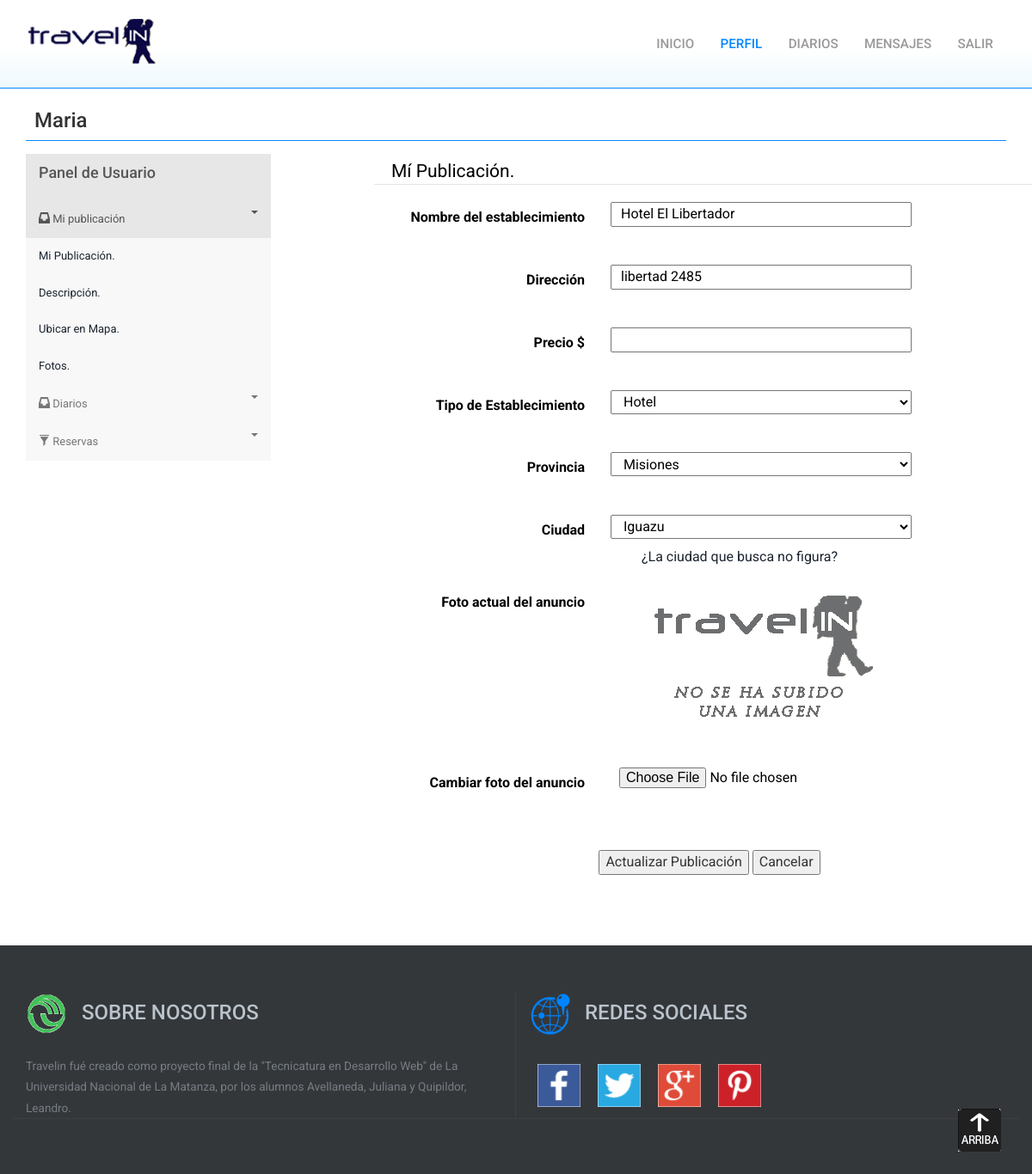
The page /publicacion.php (signed in) on the database its author committed.
### tables this page shows
CREATE TABLE IF NOT EXISTS `establecimiento` (
`idEstableci` int(11) NOT NULL,
  `nombre` varchar(40) DEFAULT NULL,
  `direccion` varchar(40) DEFAULT NULL,
  `lat` float(10,6) DEFAULT NULL,
  `lng` float(10,6) DEFAULT NULL,
  `descripcion` varchar(10000) DEFAULT NULL,
  `idUsuario` int(11) NOT NULL,
  `idTipoEstableci` int(11) NOT NULL,
  `idCiudad` int(11) NOT NULL,
  `precio` float DEFAULT NULL,
  `rutaFotoEstableci` varchar(50) DEFAULT NULL,
  `idEstado` int(11) NOT NULL
);

CREATE TABLE IF NOT EXISTS `tipoestableci` (
`idTipoEstableci` int(11) NOT NULL,
  `descripcion` varchar(20) NOT NULL
);

### coneccion.php (called while the page is built, shortened)
<?php
		class Conexion{
			var $host;
			var $usuario;
			var $contrasena;
			var $baseDatos;
			function Conexion(){
				$this->host="localhost";
				$this->usuario="root";
				$this->contrasena="";
				$this->baseDatos="travelin2";
			}
			function conectarse(){
				$enlace = mysqli_connect($this->host, $this->usuario, $this->contrasena, $this->baseDatos);
				return($enlace);
			}
		}
?>

### publicacion.php (the view, shortened to what this page needs)
<!DOCTYPE HTML>
<html>
<head>
	<?php
		include 'coneccion.php';
		$db = new Conexion();
	?>
<link href="css/bootstrap.css" rel='stylesheet' type='text/css' />
<link href="css/style.css" rel='stylesheet' type='text/css' />
						<link href="css/owl.carousel.css" rel="stylesheet">
		<?php
			$idUsuario = $_SESSION['idUsuario'];
			$sql0 = 'SELECT idEstableci, nombre, direccion, precio, idTipoEstableci, idCiudad, rutaFotoEstableci, COUNT(1) AS cantEstableci FROM establecimiento WHERE idUsuario = '.$idUsuario.' AND idEstado = 2';
			if(!$resul0 = mysqli_query($db->conectarse(), $sql0))
			{
				echo('Ocurrio un error ejecutando el query [' . mysqli_error() . ']');
			}else
				{
					$reg0 = mysqli_fetch_assoc($resul0);
					if($reg0['cantEstableci'] == 1)
					{
						$existeP = 1;
						if(($reg0['idCiudad'] != NULL) || ($reg0['idCiudad'] != ''))
						{
							$sql1 = 'SELECT idProvincia FROM ciudad WHERE id = '.$reg0['idCiudad'];
							if(!$resul1 = mysqli_query($db->conectarse(), $sql1))
							{
								echo('Ocurrio un error ejecutando el query [' . mysqli_error() . ']');
							}else
								{
									$reg1 = mysqli_fetch_assoc($resul1);
									$provincia = $reg1['idProvincia'];
								}
						}
						$nombre = $reg0['nombre'];
						$direccion = $reg0['direccion'];
						$precio = $reg0['precio'];
						$tipoEstableci = $reg0['idTipoEstableci'];
						$ciudad = $reg0['idCiudad'];
						$foto = $reg0['rutaFotoEstableci'];
						}
				}
		?>
	<link href="css/menuVertical1.css" rel='stylesheet' type='text/css' />
</head>
	<body>
    	<div class="header">
     		<div class="container">
		 		<div class="logo">
					<a href="index.php"><img src="imagenes/seven_1.png" class="img-responsive" alt="Travel In"/></a>
		 		</div>
            	<nav class="top-nav">
					<ul class="top-nav">
<?php
	if(!(isset($_SESSION['idUsuario'])))
	{
		echo '		<script language="javascript">
						window.location="login.php"
					</script>';
	}else {
			echo '	<li class="page-scroll"><a href="index.php" class="scroll_">Inicio <span> </span></a></li>
					<li class="active"><a href="panel.php" class="scroll_">Perfil<span> </span></a></li>
					<li class="page-scroll"><a href="diarios.php" class="scroll_">Diarios<span> </span></a></li>
					<li class="page-scroll"><a href="mensajes.php" class="scroll_">Mensajes<span> </span></a></li>
					<li class="page-scroll"><a href="logout.php" class="scroll_">Salir<span> </span></a></li>';
			}
?>
					</ul>
				</nav>
            	<div class="clearfix"></div>
	  		</div>
   		</div>
		<div class="main">
			<div class="featurelist2" id="news">
	   			<div class="container">
	   				<div class="contTitulo1">
						<h3><?php echo $_SESSION['nick']; ?></h3>
					</div>
					<div class="lineaSeparadora"></div>
					<div class="contCuerpoConMenu">
						<div class="row affix-row">
							<div class="col-sm-3 col-md-3 affix-sidebar">
								<div class="sidebar-nav">
									<div class="navbar navbar-default" role="navigation">
										<div class="navbar-collapse collapse sidebar-navbar-collapse">
											<ul class="nav navbar-nav" id="sidenav01">
												<li class="active">
													<a href="#" data-toggle="collapse" data-target="#toggleDemo0" data-parent="#sidenav01" class="collapsed">
														<h4>
														Panel de Usuario
														<br>
														</h4>
													</a>
												</li>
												<li class="active">
													<a href="#" data-toggle="collapse" data-target="#toggleMiPublic" data-parent="#sidenav01" class="collapsed">
														<span class="glyphicon glyphicon-inbox"></span> Mi publicaci&oacute;n <span class="caret pull-right"></span>
													</a>
													<div id="toggleMiPublic" style="height: auto;">
														<ul class="nav nav-list">
															<li><a href="publicacion.php">Mi Publicación.</a></li>
															<li><a href="publicacionDescripcion.php">Descripción.</a></li>
															<li><a href="publicacionMapaP.php">Ubicar en Mapa.</a></li>
															<li><a href="publicacionGaleriaP.php">Fotos.</a></li>
														</ul>
													</div>
												</li>
												<li>
													<a href="#" data-toggle="collapse" data-target="#toggleDemo2" data-parent="#sidenav01" class="collapsed">
														<span class="glyphicon glyphicon-inbox"></span> Diarios <span class="caret pull-right"></span>
													</a>
												</li>
												<li>
													<a href="#" data-toggle="collapse" data-target="#toggleDemo4" data-parent="#sidenav01">
														<span class="glyphicon glyphicon-filter"></span> Reservas<span class="caret pull-right"></span>
													</a>
												</li>
											</ul>
										</div>
									</div>
								</div>
							</div>
							<div class="col-sm-9 col-md-9 affix-content">
								<div class="container">
									<div>
										<div id="contFormPublicacion" class="contFormulario1">
						   					<div id="agrupFormPublicacion" name="agrupFormPublicacion" class="contAgrupForm">
									            <form class="form-horizontal" action="publicacionC.php" method="post" enctype="multipart/form-data">
													<fieldset>
										                <legend id="tituloForm">Mí Publicación.</legend>
										                <div class="form-group sep2">
										                	<div class="labelIzqFormP">
																<label class="control-label labelFormP" for="nombreE">Nombre del establecimiento</label>
															</div>
															<div class="elementFormP">
																<input type="text" id="nombreE" name="nombreE" value="<?php echo($nombre); ?>" >
															</div>
										                </div>
										                <br>
										                <div class="form-group sep2">
										                	<div class="labelIzqFormP">
																<label class="control-label labelFormP" for="direccionE">Dirección</label>
															</div>
															<div class="elementFormP">
																<input type="text" id="direccionE" name="direccionE" value="<?php echo($direccion); ?>" >
															</div>
										                </div>
										                <br>
														<div class="form-group sep2">
															<div class="labelIzqFormP">
																<label class="control-label labelFormP" for="precio">Precio $ </label>
															</div>
															<div class="elementFormP">
																<input type="text" id="precio" name="precio" <?php if($existeP == 1)
																													{
																														echo('value = '.$precio);
																													}else
																														{
																															echo('placeholder="Precio por día"');
																														}
																												?> >
															</div>
														</div>
														<br>
										                <div class="form-group sep2">
															<div class="labelIzqFormP">
																<label class="control-label labelFormP" for="ddlTipoE">Tipo de Establecimiento</label>
															</div>
															<div class="elementFormP">
																<select id="ddlTipoE" name="ddlTipoE" class="form-control_">
																	<?php
																		$sqlTE = "SELECT idTipoEstableci, descripcion FROM tipoEstableci";
																		$resulTE = mysqli_query($db->conectarse(), $sqlTE) or die(mysqli_error());;
																		while($RsTE = mysqli_fetch_array($resulTE)){
																	?>
																			<option title="<?php echo $RsTE["descripcion"]; ?>" value="<?php echo $RsTE["idTipoEstableci"]; ?>"
																																		<?php
																																			if($RsTE["idTipoEstableci"] == $tipoEstableci)
																																			{
																																				echo ("selected");
																																			}
																																		?> >
																				<?php echo ($RsTE["descripcion"]); ?>
																	        </option>
																	<?php
																		}
																	?>
																</select>
																<br>
															</div>
										                </div>
										                <br>
										                <div class="form-group sep2">
															<div class="labelIzqFormP">
																<label class="control-label labelFormP" for="ddlProvinciaP">Provincia</label>
															</div>
															<div class="elementFormP">
																<select id="ddlProvinciaP" name="ddlProvinciaP" class="form-control_">
																	<?php
																		$sqlPR = "SELECT PR.id, PR.descripcion FROM provincia PR INNER JOIN pais PA ON PR.idPais = PA.id WHERE PA.codAlfa LIKE 'ARG'";
																		$resulPR = mysqli_query($db->conectarse(), $sqlPR) or die(mysqli_error());;
																		while($RsPR = mysqli_fetch_array($resulPR)){
																	?>
																			<option title="<?php echo $RsPR["descripcion"]; ?>" value="<?php echo $RsPR["id"]; ?>"
																																		<?php
																																			if($RsPR["id"] == $provincia)
																																			{
																																				echo ("selected");
																																			}
																																		?> >
																				<?php echo $RsPR["descripcion"]; ?>
																	        </option>
																	<?php
																		}
																	?>
																</select>
																<br>
															</div>
										                </div>
										                <br>
										                <div class="form-group sep2">
															<div class="labelIzqFormP">
																<label class="control-label labelFormP" for="ddlCiudadP">Ciudad</label>
															</div>
															<div class="elementFormP">
																<select id="ddlCiudadP" name="ddlCiudadP" class="form-control_">
																<?php
																	if ($existeP == 1)
																	{
																		$sqlCI = "SELECT id, descripcion FROM ciudad WHERE idProvincia = ".$provincia;
																		$resulCI = mysqli_query($db->conectarse(), $sqlCI) or die(mysqli_error());;
																		while($RsCI = mysqli_fetch_array($resulCI))
																		{
																			echo '<option title="'.$RsCI["descripcion"].'" value="'.$RsCI["id"].'"';
																			if($RsCI["id"] == $ciudad){
																				echo ('selected');
																			}
																			echo '>'.$RsCI["descripcion"].'</option>';
																		}
																	}
																?>
																</select>
																<br>
																<div class="labelIzqFormP">
																	<label class="control-label labelFormC"></label>
																</div>
														    	<div class="linkNuevaCiudad2">
																	<a href="nuevaCiudad.php"> ¿La ciudad que busca no figura? </a>
																</div>
															</div>
										                </div>
										                <br>
														<div class="form-group sep2">
															<div class="labelIzqFormP">
																<label class="control-label labelFormP" for="fileFotoEstableciActual">Foto actual del anuncio</label>
															</div>
															<div class="elementFormP">
																<div class="contFotoP">
																	<div class="fotoP">
																		<img src="<?php
																						if($foto =='')
																						{
																							echo ('fotoAnuncio/Imagen-para-sin-imagen.png');
																						}else
																							{
																								echo($foto);
																							}
																					?>" id="imgFotoActual" name="imgFotoActual">
																	</div>
																</div>
															</div>
														</div>
														<br><br>
														<div class="form-group sep2">
															<div class="labelIzqFormP">
																<label class="control-label labelFormP" for="fileFotoEstableci">Cambiar foto del anuncio</label>
															</div>
															<div class="elementFormP">
																<input id="fileFotoEstableci" name="fileFotoEstableci" type="file">
															</div>
														</div>
														<br><br>
										                <div class="pull-centro">
										                	<?php
										                		if($existeP == 1)
										                		{
										                			echo '<input type="submit" id="btnActualizar" name="btnActualizar" value="Actualizar Publicación" >';
										                		}else
										                			{
										                				$op = 1;
										                				echo '<input type="hidden" id="op" name="op" value="'.$op.'">';
										                				echo '<input type="submit" id="btnCrear" name="btnCrear" value="Crear Publicación" >';
										                			}
															?>
															<input type="reset" id="btnCancelar" name="btnCancelar" value="Cancelar" >
										                </div>
										                <br>
													</fieldset>
									            </form>
											</div>
						   				</div>
									</div>
								</div>
							</div>
						</div>
					</div>
				</div>
			</div>
		</div>
		<div class="footer" id="contact">
			<div class="container containerPie">
				<div class="row footer-top">
		   			<div class="col-md-6 footer_grid">
		   				<h3 class="m_13"><img class="imgGloboRed" src="imagenes/logoUnlam.png"><div class="titJuntoLogo">Sobre nosotros</div></h3>
						<p class="m_14">Travelin fué creado como proyecto final de la "Tecnicatura en Desarrollo Web" de La Universidad Nacional de La Matanza,
							por los alumnos Avellaneda, Juliana y Quipildor, Leandro.</p>
		   			</div>
	   			<div class="col-md-6 footer_grid">
		   			<h3 class="m_13"><img class="imgGloboRed" src="imagenes/world.png"><div class="titJuntoLogo">Redes Sociales</div></h3>
						<p class="m_14">
						<div id="contImgRedes">
							<div>
								<a href="#"><img class="logoRedes" src="imagenes/logoFace1.png"></a>
								<a href="#"><img class="logoRedes" src="imagenes/logoTwitter1.png"></a>
								<a href="#"><img class="logoRedes" src="imagenes/logoGoo1.png"></a>
								<a href="#"><img class="logoRedes" src="imagenes/logoPint1.png"></a>
							</div>
						</div>
						</p>
	   			</div>
	   		</div>
	   		<div class="footer_bottom">
		    	</div>
		    	<a href="#" id="toTop" style="display: block;"> <span id="toTopHover" style="opacity: 1;">Arriba </span></a>
	   	</div>
	   </div>
	</body>
</html>

### rows shown on the page
establecimiento: nombreE "Hotel El Libertador", direccionE "libertad 2485", ddlTipoE "Hotel", ddlCiudadP "Iguazu"

### other values the page prints
$_SESSION['nick'] "Maria"
form field ddlProvinciaP "Misiones"
